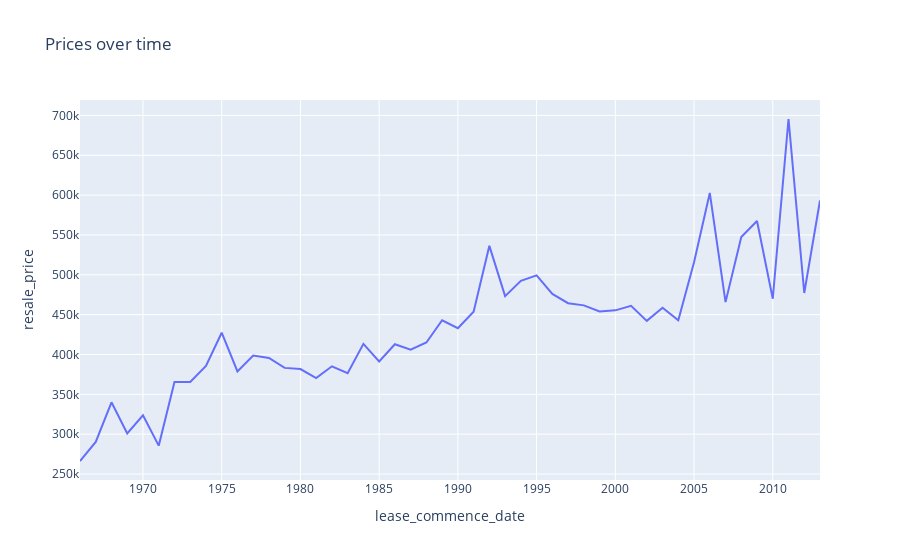

The cell this chart's notebook holds for it:
### Code cell
df11 = pd.read_excel("C://Users//Denzel//Desktop//resaleflatprice_140922.xlsx", sheet_name="resale-flat-prices-based-on-reg")

average_price_lease=df11.groupby('lease_commence_date', as_index=False)['resale_price'].mean()
df111 = pd.DataFrame(average_price_lease)

fig = px.line(df111, x="lease_commence_date", y="resale_price", title='Prices over time')
fig

### Figure 1 — Plotly figure (JSON) as saved in the notebook; plotly's stock layout.template omitted (floating-point values rounded to 4 significant figures)
{"data": [{"hovertemplate": "lease_commence_date=%{x}<br>resale_price=%{y}<extra></extra>", "legendgroup": "", "line": {"color": "#636efa", "dash": "solid"}, "marker": {"symbol": "circle"}, "mode": "lines", "name": "", "orientation": "v", "showlegend": false, "type": "scatter", "x": [1966, 1967, 1968, 1969, 1970, 1971, 1972, 1973, 1974, 1975, 1976, 1977, 1978, 1979, 1980, 1981, 1982, 1983, 1984, 1985, 1986, 1987, 1988, 1989, 1990, 1991, 1992, 1993, 1994, 1995, 1996, 1997, 1998, 1999, 2000, 2001, 2002, 2003, 2004, 2005, 2006, 2007, 2008, 2009, 2010, 2011, 2012, 2013], "xaxis": "x", "y": [266300.0, 290300.0, 340000.0, 301000.0, 323700.0, 285600.0, 365600.0, 365500.0, 385600.0, 427300.0, 378600.0, 398700.0, 395600.0, 383200.0, 381800.0, 370400.0, 385200.0, 376500.0, 413300.0, 391200.0, 412800.0, 406000.0, 415000.0, 443000.0, 433000.0, 453800.0, 536300.0, 473200.0, 492400.0, 499200.0, 476100.0, 464400.0, 461700.0, 454100.0, 455400.0, 461100.0, 442200.0, 458700.0, 443000.0, 515800.0, 602700.0, 465700.0, 547300.0, 567400.0, 469900.0, 695500.0, 477200.0, 593200.0], "yaxis": "y"}], "layout": {"legend": {"tracegroupgap": 0}, "title": {"text": "Prices over time"}, "xaxis": {"anchor": "y", "domain": [0, 1], "title": {"text": "lease_commence_date"}}, "yaxis": {"anchor": "x", "domain": [0, 1], "title": {"text": "resale_price"}}}}
